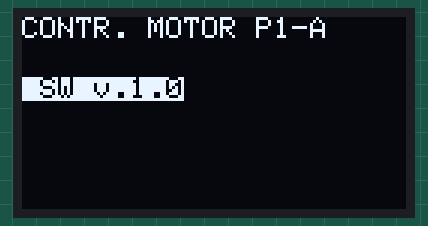
Recording of a sketch running on a simulated ESP32. On the bench: 128×64 one-colour display. What the sketch prints to the serial monitor is not drawn.

Above: at 1.1 s.

The sketch:

P1.ino
```cpp
/*
PRACTICA 1: IMPLEMENTACION DE UN CONTROLADOR PARA UN MOTOR DE DC

*/

// DECLARACIONES //////////////////////////////////////////////////////////////////////////

// ACTIVACION DE CODIGO

#define NOMBRE_PRAC "P1-A"
#define VERSION_SW "1.0"

// #define ACTIVA_P1A
// #define DEBUG_P1A
// #define ACTIVA_P1B1
// #define ACTIVA_P1B2
// #define ACTIVA_P1B3
// #define ACTIVA_P1C
// #define DEBUG_P1C
// #define ACTIVA_P1C_MED_ANG
// #define ACTIVA_P1D2
// #define ACTIVA_P1D3

// Display OLED ///////////////////////////////////////////////////////////////////////////
#include <Adafruit_SSD1306.h>
#define SCREEN_WIDTH 128 // OLED display width, in pixels
#define SCREEN_HEIGHT 64 // OLED display height, in pixels
#define OLED_RESET     -1 // Reset pin # (or -1 if sharing Arduino reset pin)

// Parametros cola de la interrupcion del encoder ///////////////////////////////////////
#define TAM_COLA_I 1024 /*num mensajes*/
#define TAM_MSG_I 1 /*num caracteres por mensaje*/

// TIEMPOS
#define BLOQUEO_TAREA_LOOPCONTR_MS 10
#define BLOQUEO_TAREA_MEDIDA_MS 1000

// Configuración PWM  ////////////////////////////////////////////////////////////////////
uint32_t pwmfreq = 1000; // 1KHz
const uint8_t pwmChannel = 0;
const uint8_t pwmresolution = 8;
const int PWM_Max = pow(2,pwmresolution)-1; //

// Pines driver motor ////////////////////////////////////////////////////////////////////
const uint8_t PWM_Pin = 32; // Entrada EN
const uint8_t PWM_f = 16; // Entrada PWM1
const uint8_t PWM_r = 17; // Entrada PWM2

// Voltaje maximo motor ////////////////////////////////////////////////////////////////////
float SupplyVolt = 12;

// Pines encoder ////////////////////////////////////////////////////////////////////
const uint8_t A_enc_pin = 35;
const uint8_t B_enc_pin = 34;

// Conversión a angulo y velocidad del Pololu 3072
//const float conv_rad = ;
//const float conv_rev = ;
//const float conv_rad_grados = ;

// Declarar funciones ////////////////////////////////////////////////////////////////////
void config_sp(); // Configuracion puerto serie
void config_oled(); // Configuracion OLED
//void config_enc(); // Configuracion del encoder
//void config_PWM(); // Configuracion PWM
//void excita_motor(float v_motor); // Excitacion motor con PWM
//float interpola_vel_vol_lut(float x); // Interpolacion velocidad/voltios LUT

// TABLA VELOCIDAD-VOLTAJE P1D
#ifdef ACTIVA_P1D2
#define LONG_LUT 12
//Vector de tensiones
const float Vol_LUT[LONG_LUT] = {0, , , 2, 3, 4, 5, 6, 7, 8, 9, 100};
// Vector de velocidades
const float Vel_LUT[LONG_LUT] = {0, 0, ...};
#endif

// Variables globales ////////////////////////////////////////////////////////////////////
//int32_t ang_cnt = 0;
//float pwm_volt = 0;
//int32_t pwm_motor = 0;
//int32_t sign_v_ant = 0;
//float v_medida = 0;    // Valor medido de angulo o velocidad -----------------
//float ref_val = 0;     // Valor de referencia de angulo o velocidad
//int8_t start_stop = 0; //1 -> en funcionamiento | 0 -> parado
//float K_p = ;

// Declaracion objetos  ////////////////////////////////////////////////////////////////////

//xQueueHandle cola_enc; // Cola encoder

/*
 RUTINAS ATENCION INTERRUPCIONES ########################################################################
*/

/*
 Rutina de atención a interrupción ISC_enc --------------------------------------------
*/

void IRAM_ATTR ISR_enc() {
	// Lee las salidas del Encoder

	// Procesa los datos

	// Enviar los bytes a la cola
	//if (xQueueSendFromISR( ... , ... ,NULL) != pdTRUE)
	{
	  printf("Error de escritura en la cola cola_enc \n");
	};
}

/*
 TAREAS #############################################################################
*/

/*
 Tarea task_enc #####################################################################
*/
#ifdef ACTIVA_P1A
void task_enc(void* arg) {
	// Declaracion de variables locales

	while(1){
		// Espera a leer los datos de la cola
		//if (xQueueReceive( ... , ... ,(TickType_t) portMAX_DELAY) == pdTRUE){
			// Codificar la fase del encoder

			// Calcular incremento/decremento y actualizar valor

			#ifdef DEBUG_P1A
				// Enviar al monitor serie

			#endif
		// } else {
		// 	printf("Error de lectura de la cola cola_enc \n");
		// }

	}

}
#endif


/*
Tarea de configuración de parámetros  #####################################################################
*/
void task_config(void *pvParameter) {
	char ini_char = '0';

	while(1) {
		// Detectar caracter enviado

		// Guardar valor recibido

		// Escribir el valor recibido en la consola


		// Activacion de la tarea cada 0.1s
		// vTaskDelay(100 / portTICK_PERIOD_MS);
	}
}

/*
Tarea del lazo principal del controlador  #####################################################################
*/
#ifdef ACTIVA_P1B3
void task_loopcontr(void* arg) {

	while(1) {

		// Excitacion del motor con PWM

		// Activacion de la tarea cada 0.01s

	}
}
#endif

/*
Tarea del lazo principal del controlador  #####################################################################
*/
#ifdef DEBUG_P1C
void task_medidas(void* arg)
{

	while(1) {
		// Mostrar medidas de angulo y velocidad del motor
		#ifdef ACTIVA_P1C_MED_ANG // Medida de angulo

		#else // Medida de velocidad

		#endif

		// Activacion de la tarea cada 1s

	}
}
#endif

/*
SET UP -----------------------------------------------------------------------------------
*/
void setup() {
	// Configuracion puerto serie
	config_sp();

	// Configuracion OLED
	config_oled();

	// Configuracion PWM


	// Crear cola_enc
	// cola_enc = xQueueCreate(TAM_COLA_I, TAM_MSG_I);
	// if(cola_enc == NULL){
	// 	Serial.println("Error en creacion de cola_enc");
	// 	exit(-1);
	// };

	// Crear la tarea task_enc
	// if(xTaskCreate( ... , "task_enc", 2048, NULL, 1, NULL) != pdPASS){
	// 	Serial.println("Error en creacion tarea task_enc");
	// 	exit(-1);
	// }

	// Crear la tarea task_config


	// Crear la tarea task_loopcontr


	#ifdef DEBUG_P1C
		// Crear la tarea task_medidas

	#endif

	// Configuracion del encoder

}

/*
LOOP ---- NO USAR -------------------------------------------------------------------
*/
void loop() {}

// FUNCIONES ////////////////////////////////////////////////////////////////////////

////////////////////////////////////////////////////////////////////////////////////
// Funcion configuracion del encoder
////////////////////////////////////////////////////////////////////////////////////
#ifdef ACTIVA_P1A
void config_enc(){
	// Configuracion de pines del encoder

	// Configuracion interrupcion
}
#endif
////////////////////////////////////////////////////////////////////////////////////
// Funcion configuracion del PWM
////////////////////////////////////////////////////////////////////////////////////
#ifdef ACTIVA_P1B2
void config_PWM(){
	// Configuracion de pines de control PWM

	// Configuracion LED PWM

	// Asignar el controlador PWM al GPIO

}
#endif

////////////////////////////////////////////////////////////////////////////////////
// Funcion excitacion del motor con PWM
////////////////////////////////////////////////////////////////////////////////////
#ifdef ACTIVA_P1B3
void excita_motor(float v_motor){
	// Sentido de giro del motor

	// Calcula y limita el valor de configuración del PWM

	// El valor de excitación debe estar entro 0 y PWM_Max

	// Excitacion del motor con PWM

}
#endif

////////////////////////////////////////////////////////////////////////////////////
// Funcion configuracion del puerto serie
////////////////////////////////////////////////////////////////////////////////////
void config_sp(){
	Serial.begin(115200);
	Serial.println("  ");
	Serial.println("--------------------------------------------");
	Serial.println("PRACTICA CONTROLADOR MOTOR " NOMBRE_PRAC);
	Serial.println("--------------------------------------------");
}

////////////////////////////////////////////////////////////////////////////////////
// Funcion configuracion del OLED
////////////////////////////////////////////////////////////////////////////////////
void config_oled(){
	Adafruit_SSD1306 display(SCREEN_WIDTH, SCREEN_HEIGHT, &Wire, OLED_RESET);
	display.begin(SSD1306_SWITCHCAPVCC, 0x3C) ;
	display.clearDisplay();
	display.setTextColor(WHITE);        //
	display.setCursor(0,0);             // Start at top-left corner
	display.println(F("CONTR. MOTOR " NOMBRE_PRAC));
	display.display();
	delay(1000);
	display.setTextColor(BLACK,WHITE);        //
	display.setCursor(0,20);             // Start at top-left corner
	display.println(F(" SW v." VERSION_SW));
	display.display();
	delay(1000);
}


////////////////////////////////////////////////////////////////////////////////////
// Funcion de interpolacion LUT de Velocidad-Voltaje
////////////////////////////////////////////////////////////////////////////////////
#ifdef ACTIVA_P1D2
float interpola_vel_vol_lut(float x) {
	// Buscar el valor superior más pequeño del array
	int8_t i = 0;
	if ( x >= Vel_LUT[LONG_LUT - 2] ) {i = LONG_LUT - 2;}
	else {while ( x > Vel_LUT[i+1] ) i++;}

	// Guardar valor superior e inferior
	float xL = Vel_LUT[i];
	float yL = Vol_LUT[i];
	float xR = Vel_LUT[i+1];
	float yR = Vol_LUT[i+1];

	// Interpolar
	float dydx = ( yR - yL ) / ( xR - xL );

	return yL + dydx * ( x - xL );
}
#endif
```
